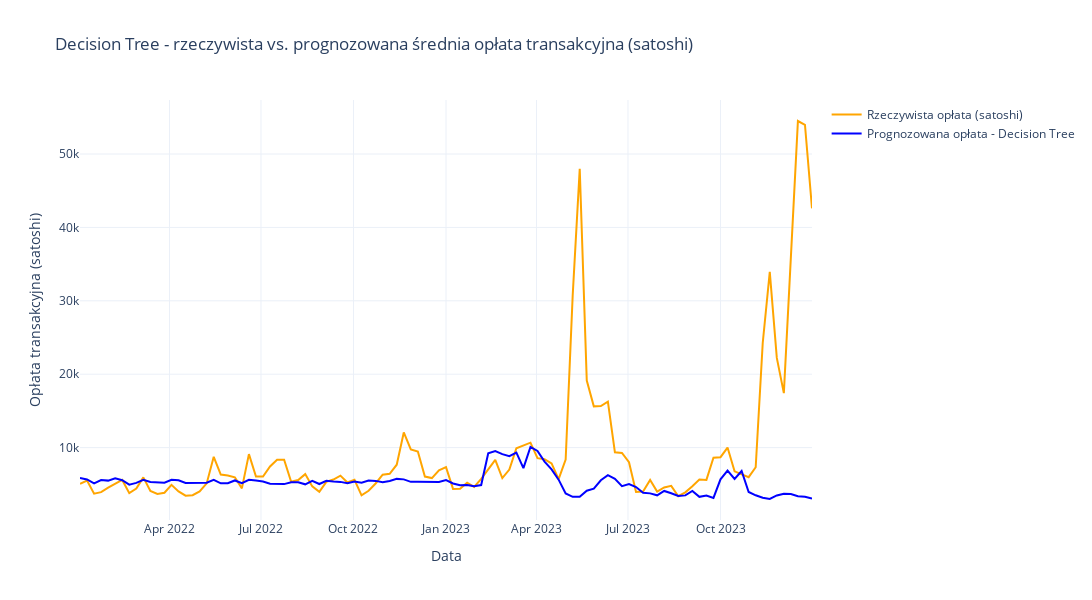

The code cell stored with this chart in its notebook:
### Code cell
val_preds_tree = model4.predict(val_inputs)

val_df_tree = val_df.copy()

val_df_tree['predicted_fee_tree'] = val_preds_tree
val_df_tree['predicted_fee_sat_tree'] = val_df_tree['predicted_fee_tree'] * 100_000_000
val_df_tree['fee_sat'] = val_df_tree['fee'] * 100_000_000

weekly_actual_tree = val_df_tree.resample('W', on='datetime')['fee_sat'].mean().reset_index()
weekly_pred_tree = val_df_tree.resample('W', on='datetime')['predicted_fee_sat_tree'].mean().reset_index()

import plotly.graph_objects as go

fig = go.Figure()

fig.add_trace(go.Scatter(
    x=weekly_actual_tree['datetime'],
    y=weekly_actual_tree['fee_sat'],
    mode='lines',
    name='Rzeczywista opłata (satoshi)',
    line=dict(color='orange')
))

fig.add_trace(go.Scatter(
    x=weekly_pred_tree['datetime'],
    y=weekly_pred_tree['predicted_fee_sat_tree'],
    mode='lines',
    name='Prognozowana opłata - Decision Tree',
    line=dict(color='blue')
))

fig.update_layout(
    title='Decision Tree - rzeczywista vs. prognozowana średnia opłata transakcyjna (satoshi)',
    xaxis_title='Data',
    yaxis_title='Opłata transakcyjna (satoshi)',
    template='plotly_white',
    width=1200,
    height=600
)

fig.show()
